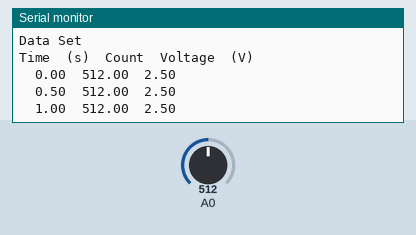
A sketch run on a simulated Arduino Uno, built with avr-gcc and run on an emulated ATmega328P. Shown: the last lines printed to the serial monitor. Inputs (shaded band) come from the test bench; at power-on: A0 = 512.

Above: at 1.2 s.
1.3 s: A0 set to 716
At 2.0 s:
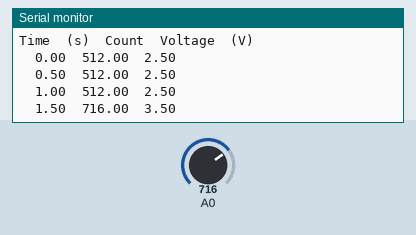
2.8 s: A0 set to 900
At 3.5 s:
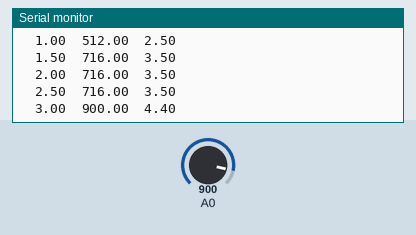
Timing chart, 0 to 5.8 s (numbered marks = the images above; inputs shaded):
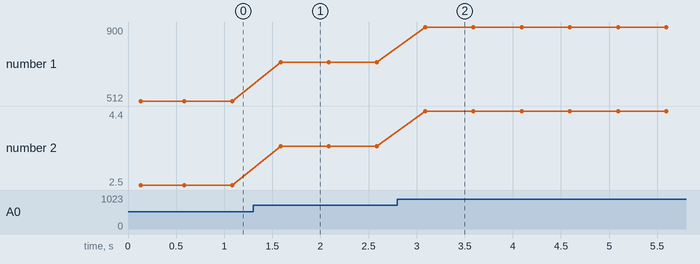

The sketch:

VernierDetermineSlopeIntercept.ino
```cpp
/*
VernierDetermineSlopeIntercept (v 2015.02)
Reads a Vernier analog (BTA) Sensor connected to pin A0 of the Arduino.
This sketch displays the time and digital readout from the sensor
readings on the Serial Monitor.
As written, the readings will be displayed every half second.
Change the variable TimeBetweenReadings to change the rate.

 See www.vernier.com/arduino for more information.
*/
/*
////////////////////////////////////////
The data from this sketch will allow you to determine the slope and
intercept of the sensor - assuming a linear relationship. Once this
is determined another sketch called "VernierAnalog Sensor" can be used
to read values of the sensor.
//See www.vernier.com/products/sensors.
*/
int TimeBetweenReadings = 500; // in ms
float Count;
float Voltage;
float SensorReading;
int ReadingNumber=0;
float Time;
/////////////////////////////////////////

void setup()
{
  Serial.begin(9600); //initialize serial communication at 9600 baud
  Serial.println("Vernier Format Special");
  Serial.println("Readings taken using Ardunio to determine slope and intercept");
  Serial.println("Data Set");
  Serial.print("Time");//long name
  Serial.print("\t"); //tab character
  Serial.print("(s)");//units
  Serial.print("\t");
  Serial.print("Count");
  Serial.print("\t");
  Serial.print("Voltage");
  Serial.print("\t");
  Serial.println("(V)");
}
void loop()
{

//the print below does the division first to avoid overflows
  Serial.print("\t");
  Serial.print(ReadingNumber/1000.0*TimeBetweenReadings);
  Serial.print("\t");
  Count = analogRead(A0);
  Voltage = Count / 1023 * 5.0;// convert from count to raw voltage
  Serial.print (Count);
  Serial.print ("\t");
  Serial.println (Voltage);
  delay(TimeBetweenReadings);// delay in between reads for stability
  ReadingNumber++;
}
```

Measured:
- after the input at 1.3 s, the serial monitor: prints a new line after 0.29 s (image 1)
- after the input at 2.8 s, the serial monitor: prints a new line after 0.29 s (image 2)
- plotted number 1: 512 → 716 after the input at 1.3 s, 716 → 900 after the input at 2.8 s
- plotted number 2: 2.5 → 3.5 after the input at 1.3 s, 3.5 → 4.4 after the input at 2.8 s
